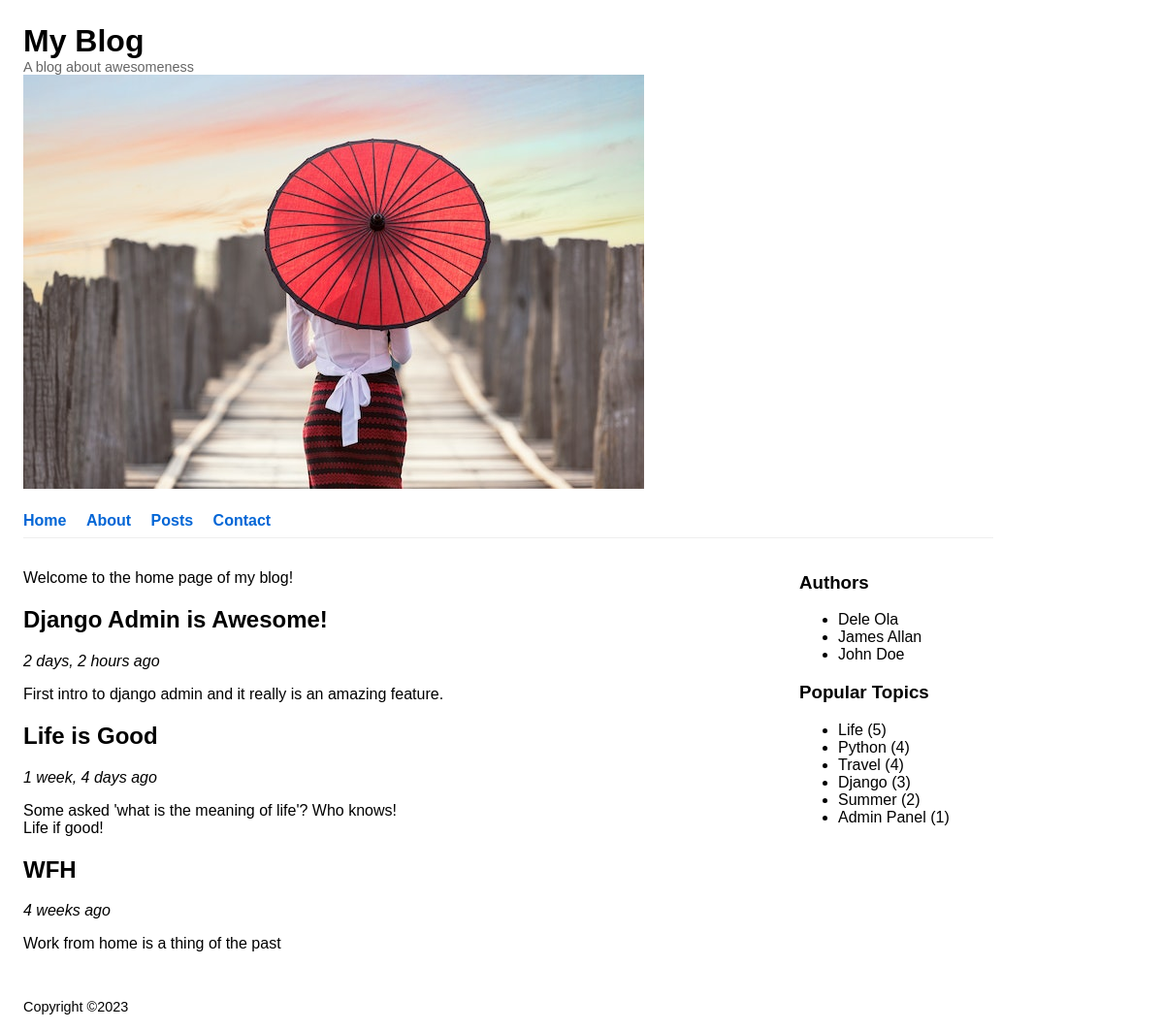
The page / on the database its author committed.
### blog/models.py (models this page shows, shortened)
class Post(models.Model):
    objects = PostQuerySet.as_manager()
    DRAFT = 'draft'
    PUBLISHED = 'published'
    STATUS_CHOICES = [
        (DRAFT, 'Draft'),
        (PUBLISHED, 'Published')
    ]
    title = models.CharField(max_length=255, null=False,)
    slug = models.SlugField(
        null=False,
        unique_for_date='published',
    )
    author = models.ForeignKey(
        settings.AUTH_USER_MODEL,  # The Django auth user model
        on_delete=models.PROTECT,  # Prevent posts from being deleted
        related_name='blog_posts',  # "This" on the user model
        null=False,
    )
    topics = models.ManyToManyField(
        Topic,
        related_name='blog_posts',
    )
    status = models.CharField(
        max_length=10,
        choices=STATUS_CHOICES,
        default=DRAFT,
        help_text='Set to "published" to make this post publicly visible',
        null=False,
    )
    content = models.TextField()
    published = models.DateTimeField(
        null=True,
        blank=True,
        help_text='The date & time this article was published',
    )
    created = models.DateTimeField(auto_now_add=True)  # Sets and create
    updated = models.DateTimeField(auto_now=True)  # Updates on each save
    class Meta:
        ordering = ['-created']

class Topic(models.Model):
    objects = models.Manager()
    name = models.CharField(
        max_length=50,
        unique=True,  # No duplicates!
        null=False,
    )
    slug = models.SlugField(unique=True, null=False,)
    class Meta:
        ordering = ['name']

### blog/views.py (the view)
# urls.py: 2. Add a URL to urlpatterns:  path('', views.home, name='home')
def home(request):
    latest_posts = models.Post.objects.published().order_by('-published')[:3]
    authors = models.Post.objects.published().get_authors().order_by('first_name')
    number_of_posts = models.Topic.objects.all().annotate(topics=Count('blog_posts')).values('name', 'topics').order_by(
        "-topics")[:10]
    context = {
        'authors': authors,
        'latest_posts': latest_posts,
        'number_of_posts': number_of_posts
    }
    return render(request, 'blog/home.html', context)

### blog/models.py (called while the page is built)
    def published(self):
        return self.filter(status=self.model.PUBLISHED)

    def get_authors(self):
        User = get_user_model()
        return User.objects.filter(blog_posts__in=self).distinct()

### blog/templates/blog/home.html
{% extends "blog/base.html" %}
{% block main %}
<p>Welcome to the home page of my blog!</p>
<section class="latest-article-preview">
 {% for post in latest_posts %}
    <article>
<h2>{{ post.title }}</h2>
     <em>{{ post.published|timesince}} ago</em>
{{ post.content|linebreaks }}
        </article>
{% endfor %}
</section>
{% endblock %}

### blog/templates/blog/base.html (shortened to what this page needs)
{% load static %} <link rel="stylesheet" href="{% static 'blog/base.css' %}">
<!DOCTYPE html>
<html lang="en">
<head>
</head>
<body>
<header id="site-header">
    <h1>My Blog</h1>
    <p>A blog about awesomeness</p>
    <img src="{% static 'blog/logo2.png' %}" alt="logo">
</header>
<nav id="top-nav">
    <ul>
        <li><a href="#">Home</a></li>
        <li><a href="#">About</a></li>
        <li><a href="#">Posts</a></li>
        <li><a href="#">Contact</a></li>
    </ul>
</nav>
<main id="main-content">
    <div>
        {% block main %}
        {% endblock %}
    </div>
    <aside id="sidebar">
        <section id="author-list">
            <h3>Authors</h3>
                <ul>
                    {% for author in authors %}
                    <li>{{ author.get_full_name }}</li>
                    {% endfor %}
                </ul>
            <h3>Popular Topics</h3>
               <ul>
                    {% for number_of_post in number_of_posts %}
                    <li>{{ number_of_post.name }} ({{ number_of_post.topics }})</li>
                    {% endfor %}
                </ul>
        </section>
    </aside>
</main>
<footer id="site-footer">
    Copyright &copy;{% now 'Y' %}
</footer>
</body>
</html>

### blog/static/blog/base.css (style rules this page uses)
html { height: 100%; }
body { display: grid; font-family: Arial, Helvetica, san-serif; grid-template-rows: auto auto 1fr auto; margin: 0, auto; max-width: 1000px; min-height: 100%; padding: 1rem; }
a { color: #0366d6; text-decoration: none; }
#site-header h1 { padding: 0; margin: 0; }
#site-header p { font-size: 0.9rem; color: #666; padding: 0; margin: 0; }
#top-nav { padding: 0.5rem 0; border-bottom: 1px solid #eee; }
#top-nav ul { margin: 0; padding: 0; }
#top-nav li { margin-top: 1rem; list-style-type: none; display: inline-block; padding-right: 1rem; }
#top-nav a { text-decoration: none; font-weight: bold; }
#main-content { margin-top: 1rem; display: grid; grid-template-columns: auto 200px; margin-bottom: 2rem; }
#site-footer { font-size: 0.9rem; }

### rows shown on the page
Post: title "Django Admin is Awesome!", published "2 days, 2 hours", content "First intro to django admin and it really is an amazing feature."
Post: title "Life is Good", published "1 week, 4 days", content "Some asked 'what is the meaning of life'? Who knows! Life if good!"
Post: title "WFH", published "4 weeks", content "Work from home is a thing of the past"
Topic: name "Life", topics "5"
Topic: name "Python", topics "4"
Topic: name "Travel", topics "4"
Topic: name "Django", topics "3"
Topic: name "Summer", topics "2"
Topic: name "Admin Panel", topics "1"

### other values the page prints
{{ author.get_full_name }} "Dele Ola"
{{ author.get_full_name }} "James Allan"
{{ author.get_full_name }} "John Doe"
